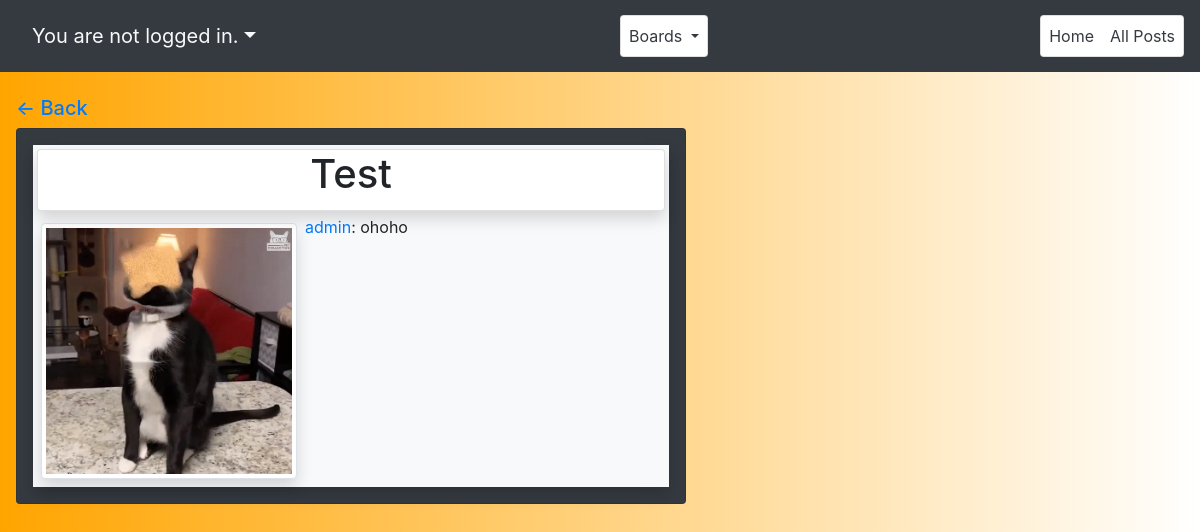
Page /posts/a77463a6-c7f4-4821-9e69-a6499bad5c7b/aea69201-4ebd-4344-8d7c-20fd0bcbdd03/ on the committed database.
### posts/models.py (models this page shows, shortened)
class Post(models.Model):
    id = models.UUIDField(
        primary_key=True,
        default=uuid.uuid4,
        editable=False)
    title = models.CharField(max_length=255)
    image = models.ImageField(upload_to='post/')
    body = models.TextField(max_length=1245)
    date = models.DateTimeField(auto_now_add=True)
    author = models.ForeignKey(
        get_user_model(),
        on_delete=models.CASCADE)
    board = models.ForeignKey(Board, on_delete=models.CASCADE, default=uuid.uuid4)
    class Meta():
        ordering = ('date',)

### accounts/models.py (models this page shows)
class CustomUser(AbstractUser):
    location = models.TextField(blank=True, max_length=30, default='n/a')

### posts/views.py (the view)
# urls.py: path('<uuid:board_id>/<uuid:post_id>/', PostDetailView.as_view(), name='post_detail'),
class PostDetailView(DetailView):
    model = Post
    def get(self, request, board_id, post_id):
        try:
            post = Post.objects.get(board_id = board_id, id = post_id)
        except Exception as e:
            raise e
        return render(request, "post_detail.html", {'post':post})

### posts/context_processors.py (called while the page is built)
def menu_links(request):
    links = Board.objects.all()
    return dict(links=links)

### posts/models.py (called while the page is built)
    def get_absolute_url(self):
        return reverse('posts:posts_by_board', args=[self.id])

### templates/post_detail.html (shortened to what this page needs)
{% extends 'base.html' %}
{% block content %}
<h5><a class="ml-3" href="{% url 'posts:post_list' %}">
      <- Back</a>
</h5>
<div class="row w-100">
   <div class="container ml-3 col-7">
      <div class="card d-flex flex-nowrap bg-dark rounded p-3">
         <div class="shadow w-100 bg-light d-inline-block">
            <div class="card shadow m-1">
               <h1 class="card-title text-center">{{ post.title }}</h1>
            </div>
            <div class="float-left">
               <img class="shadow m-2 img-thumbnail original-post-image" src="{{ post.image.url }}"
                  alt="{{ post.title }}">
            </div>
            <p class="card-text"><a href="{% url 'show_profile' pk=post.author.pk %}">{{ post.author }}</a>: {{post.body }}</p>
         </div>
      </div>
</div>
</div>
{% endblock content %}

### static/css/style.css (style rules this page uses)
* { margin: 0; }
body { background-image: linear-gradient(to right, orange, white); }
.original-post-image { width: 16em; height: 16em; }

### rows in the picture
Post: title "Test", image (picture), author "admin", body "ohoho"
